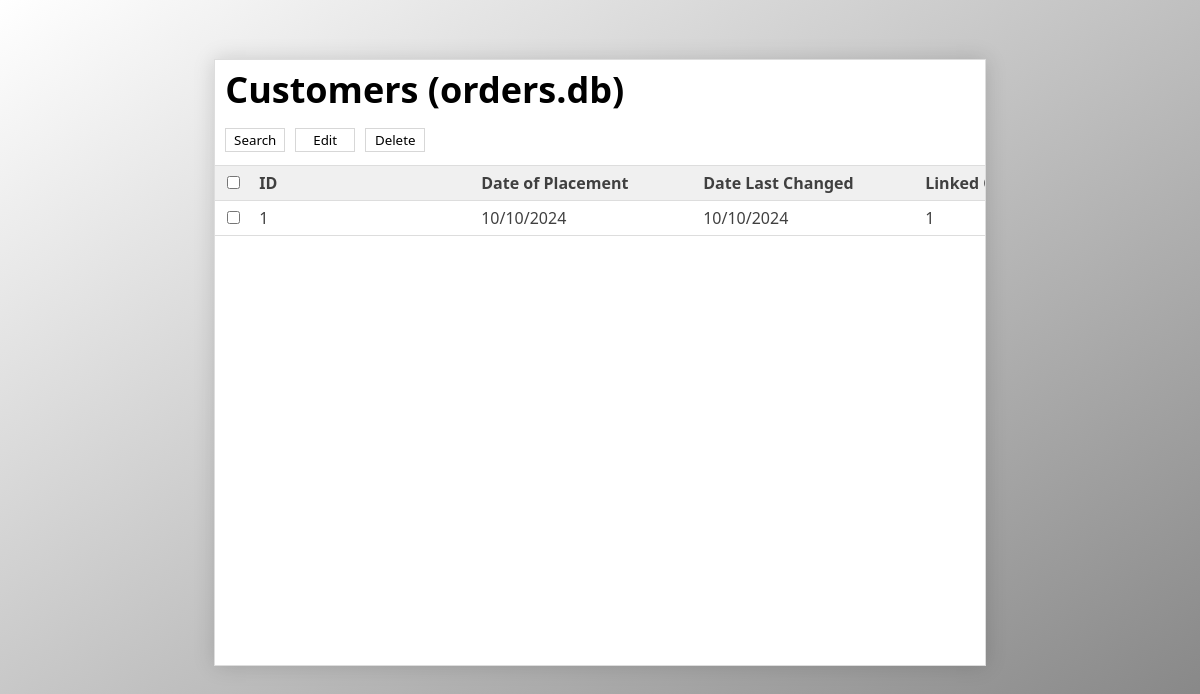
The app's page /pages/admin/order_table, older data.
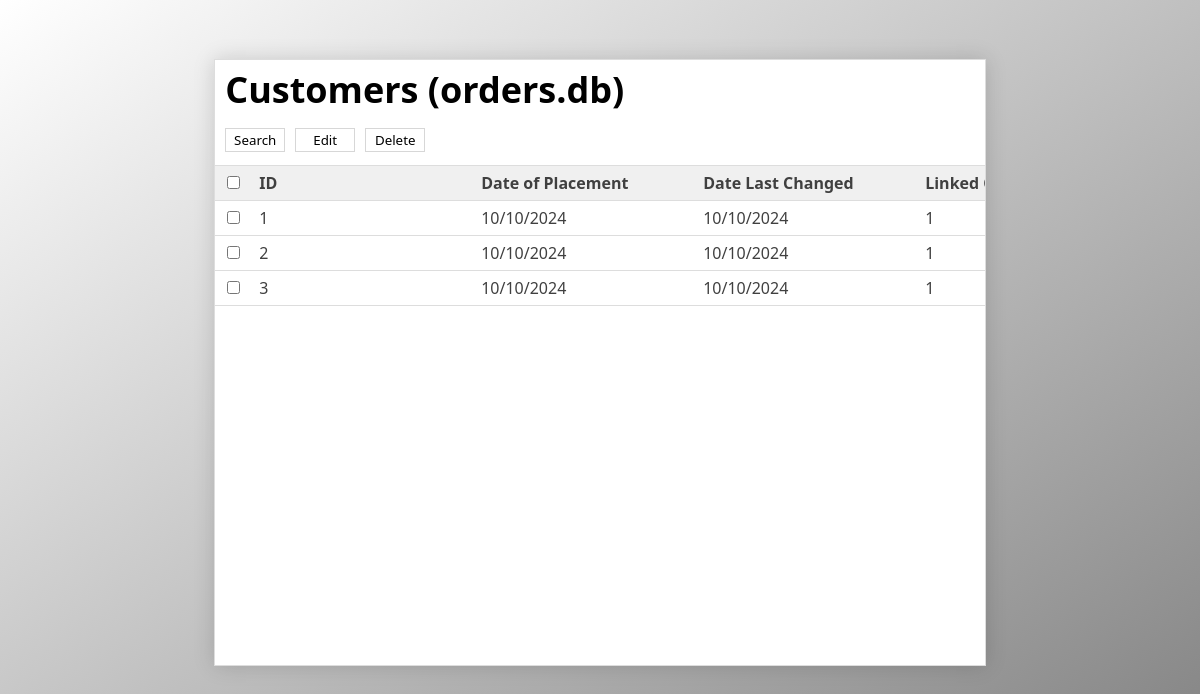
The same page, newer data.
### tables this page shows
CREATE TABLE Orders (orderid INTEGER PRIMARY KEY AUTOINCREMENT, orderplaced TEXT, orderlastchanged TEXT, customerid INTEGER, orderstatus INTEGER, locationid INTEGER, orderoriginalinstall TEXT, ordersku TEXT, FOREIGN KEY(customerid) REFERENCES Customers(customerid), FOREIGN KEY(locationid) REFERENCES Locations(locationid));

### Server.py (the view)
@app.get("/pages/admin/order_table")
def order_table():
    database = Data(database_path)
    rows = database.getAllOrders()
    return render_template(
        "web/table.html",
        columns = columns_order,
        rows = rows,
        type = "order"
    )

### Data.py (called while the page is built)
    def getAllOrders(self):
        sql = "SELECT * FROM Orders;"
        self.cursor.execute(sql)
        return [OrderObject(o) for o in self.cursor.fetchall() if o != None]

### templates/web/table.html (shortened to what this page needs)
<!DOCTYPE html>
<head>
    <link rel = "stylesheet" href = "/static/stylesheets/table.css"/>
    <link rel = "stylesheet" href = "https://cdnjs.cloudflare.com/ajax/libs/font-awesome/4.7.0/css/font-awesome.min.css">
</head>
<body>
    <div id = "main-div">
        <div id = "title-div">
            <b>Customers (orders.db)</b>
        </div>
        <div id = "action-div">
            <button type = "button" id = "search-button" class = "action-buttons" onclick = "toggleSearchRow()">Search</button>
            <button type = "button" id = "edit-button" class = "action-buttons" onclick = "">Edit</button>
            <button type = "button" id = "delete-button" class = "action-buttons" onclick = "">Delete</button>
        </div>
        <div id = "table-wrapper">
            <table id = "table">
                <thead>
                    <form action = "/" method = "POST" onsubmit = "false">
                        <tr>
                            <th>
                                <input type = "checkbox" class = "checkmark" onclick = "toggleCheckboxes(this)"/>
                            </th>
                            {% for column in columns.values() %}
                            <th>
                                {{ column }}
                            </th>
                            {% endfor %}
                        </tr>
                    </form>
                </thead>
                <tbody>
                    {% for row in rows %}
                    <tr>
                        <td>
                            <input type = "checkbox" class = "checkmark"/>
                        </td>
                        {% if type == "customer" %}
                            <td>{{row.id}}</td>
                            <td>{{row.firstname}}</td>
                            <td>{{row.lastname}}</td>
                            <td>{{row.company}}</td>
                            <td>{{row.email}}</td>
                            <td>{{row.phone}}</td>
                        {% elif type == "order" %}
                            <td>{{row.id}}</td>
                            <td>{{row.placed}}</td>
                            <td>{{row.lastchanged}}</td>
                            <td>{{row.customerid}}</td>
                        {% elif type == "reminder" %}
                            <td>{{row.id}}</td>
                            <td>{{row.date}}</td>
                            <td>{{row.orderid}}</td>
                        {% endif %}
                    </tr>
                    {% endfor %}
                </tbody>
            </table>
        </div>
    </div>
</body>

### static/stylesheets/table.css (style rules this page uses)
* { font-family: 'Segoe UI', Tahoma, Geneva, Verdana, sans-serif; }
body { background-image: linear-gradient(to bottom right, white, grey); }
#table { border-collapse: collapse; width: 100%; }
#table-wrapper { height: 500px; overflow: auto; overflow-y: scroll; }
#action-div { height: 50px; display: flex; align-items: center; }
#title-div { height: 50px; font-size: 36px; align-items: center; padding-left: 10px; padding-top: 5px; }
.action-buttons { cursor: pointer; width: 100px; height: 24px; transition-duration: .25s; border: 1px solid #d7d7d7; background-color: white; margin-left: 10px; }
#search-button { width: 60px; }
#edit-button { width: 60px; }
#delete-button { width: 60px; }
#main-div { margin-top: 5%; margin-left: auto; margin-right: auto; width: 65%; box-shadow: 0 0 20px rgba(0, 0, 0, 0.15); border: 1px solid #dddddd; background-color: white; }
#table td, th { text-align: left; padding-top: 6px; padding-bottom: 6px; padding-left: 8px; padding-right: 8px; color: #404040; }
#table tbody tr { border-bottom: 1px solid #dddddd; border-top: 1px solid #dddddd; }
#table thead { background-color: #f0f0f0; position: sticky; top: 0; }
#table thead tr { border-top: 1px solid #dddddd; }
.checkmark { cursor: pointer; }

Row changes from the older to the newer data that the page shows:
added Orders: id "2", placed "10/10/2024", lastchanged "10/10/2024", customerid "1"
added Orders: id "3", placed "10/10/2024", lastchanged "10/10/2024", customerid "1"
